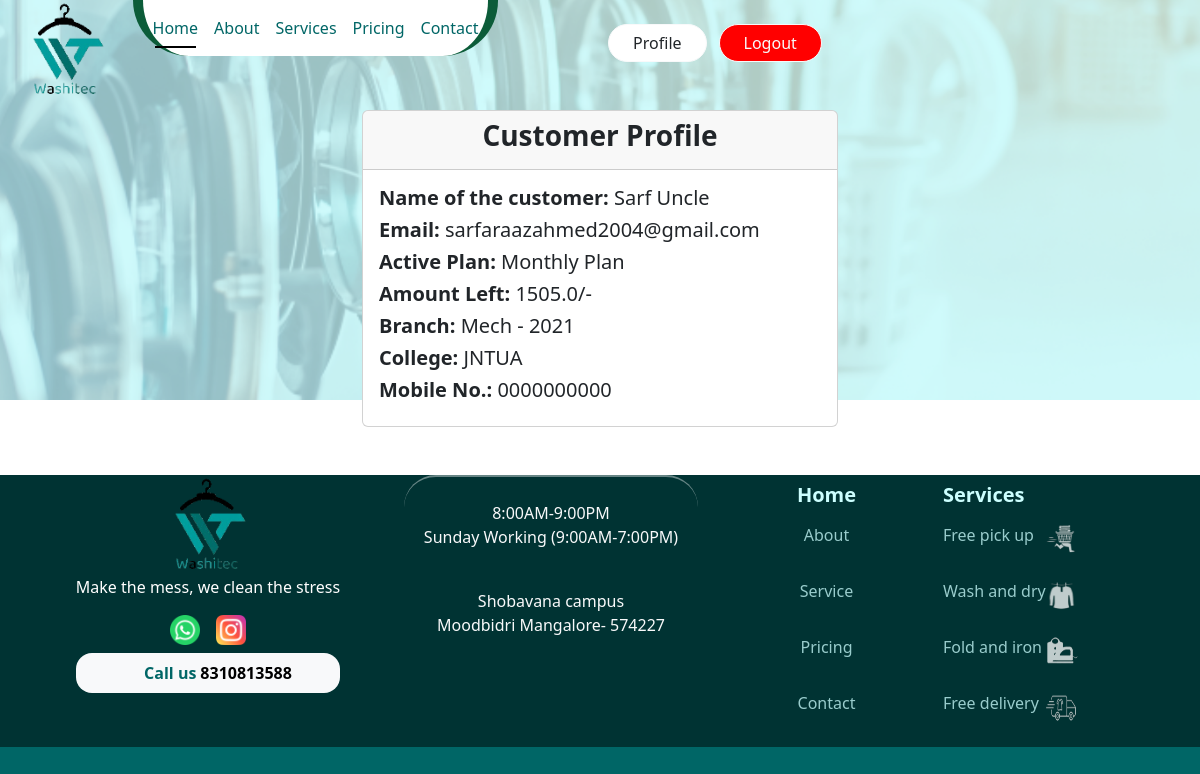
Page /profile (signed in) on the committed database.
### newapp/models.py (models this page shows, shortened)
class Customer(models.Model):
    userobj = models.OneToOneField("auth.User", on_delete=models.CASCADE)
    gender = models.CharField(max_length=10)
    year = models.IntegerField()
    college = models.CharField(max_length=100)
    branch = models.CharField(max_length=100)
    mobile = models.CharField(max_length=20)

class MonthlyUser(models.Model):
    userobj = models.ForeignKey("auth.User", on_delete=models.CASCADE)
    amt_left = models.FloatField(default=3000)
    datetime = models.DateTimeField(auto_now_add=True)
    isActive = models.BooleanField()

### newapp/views.py (the view)
# urls.py: path("profile", render_profile, name="profile"),
@login_required(login_url="login")
def render_profile(request):
    amt = None
    user = Customer.objects.get(userobj=request.user)
    if get_plan(request) == "Monthly Plan":
        planuser = MonthlyUser.objects.get(userobj=request.user)
        amt = planuser.amt_left
    elif get_plan(request) == "Yearly Plan":
        planuser = YearlyUser.objects.get(userobj=request.user)
        amt = planuser.amt_left
    elif get_plan(request) == "Credit Plan":
        planuser = CreditUser.objects.get(userobj=request.user)
        amt = planuser.credit_left
    else:
        amt = "N/A"
    return render(request, "profile.html", {"obj": user, "uses_a_plan": get_plan(request), "amt": amt})

### newapp/views.py (called while the page is built)
def get_plan(request):
    user= request.user
    uses_a_plan = None
    if user.is_authenticated and MonthlyUser.objects.filter(userobj=user).exists():
        if MonthlyUser.objects.get(userobj=user).isActive:
            uses_a_plan = "Monthly Plan"
        elif YearlyUser.objects.get(userobj=user).isActive:
            uses_a_plan = "Yearly Plan"
        elif CreditUser.objects.get(userobj=user).isActive:
            uses_a_plan = "Credit Plan"
    return uses_a_plan

### templates/profile.html (shortened to what this page needs)
{% load static %}
<!doctype html>
<html lang="en">
  <head>
    <link rel="stylesheet" href="{% static 'css/style.css' %}">
    <link href="https://cdn.jsdelivr.net/npm/bootstrap@5.3.3/dist/css/bootstrap.min.css" rel="stylesheet">
  </head>
  <body>
    <div class="banner">
  </div>
  <div class="container-fluid m-0 p-0" style="background-color: transparent;">
    <div class="row m-0">
        <div class="col-lg-9">
            {% include 'navbar.html' %}
        </div>
    </div>
      <div class="container col-lg-5" style="padding-top: 10px;">
        <div class="card">
            <div class="card-header">
                <h3 class="text-center"><strong>Customer Profile</strong></h3>
            </div>
            <div class="card-body">
                <h5><strong>Name of the customer: </strong>{{ obj.userobj.first_name }}  {{ obj.userobj.last_name }}</h5>
                <h5><strong>Email: </strong> {{ obj.userobj.email }}</h5>
                <h5><strong>Active Plan: </strong>{{ uses_a_plan }}</h5>
                {% if uses_a_plan == "Credit Plan" %}
                    <h5><strong>Credit Left: </strong>{{ amt }}/-</h5>
                {% else %}
                    <h5><strong>Amount Left: </strong>{{ amt }}/-</h5>
                {% endif %}
                <h5><strong>Branch: </strong>{{ obj.branch }} - {{ obj.year }}</h5>
                <h5><strong>College: </strong>{{ obj.college }}</h5>
                <h5><strong>Mobile No.: </strong>{{ obj.mobile }}</h5>
            </div>
          </div>
        </div>
      </div>
      <br><br>
      {% include 'footer.html' %}
  </body>
</html>

### static/css/style.css (style rules this page uses)
body { background-position: top center; background-repeat: no-repeat; background-size: cover; height: 100vh; }

### templates/profile.html (style rules this page uses)
.banner { position: fixed; top: 0; width: 100%; height: 400px; overflow: hidden; z-index: -2; }

### rows in the picture
Customer: userobj.first_name "Sarf", userobj.last_name "Uncle", userobj.email "sarfaraazahmed2004@gmail.com", branch "Mech", year "2021", college "JNTUA", mobile "0000000000"
MonthlyUser: amt_left "1505.0"

### other values in the picture
{{ uses_a_plan }} "Monthly Plan"
